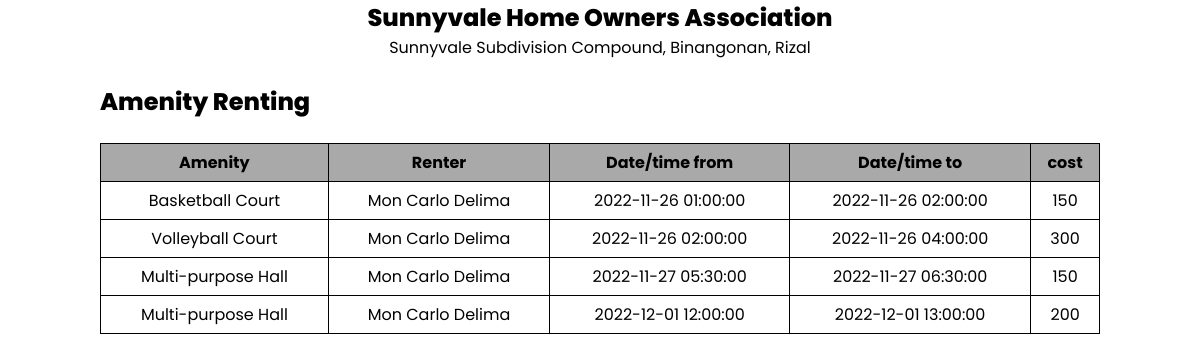
The page /reports/reportAmenities.php on the database as committed earlier.
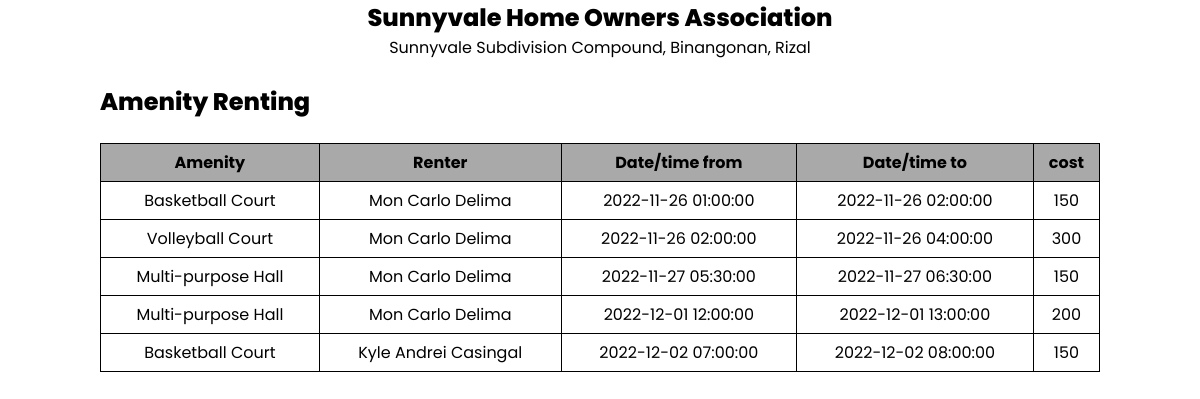
The same page on the database as committed later.
### tables this page shows
CREATE TABLE IF NOT EXISTS `facility_renting` (
  `transaction_id` int NOT NULL AUTO_INCREMENT,
  `amenity_name` varchar(255) NOT NULL,
  `renter_name` varchar(255) NOT NULL,
  `date_from` datetime NOT NULL,
  `date_to` datetime NOT NULL,
  `cost` int NOT NULL,
  `payment_proof` varchar(255) NOT NULL,
  PRIMARY KEY (`transaction_id`)
);

### reports/reportAmenities.php (the view, shortened to what this page needs)
<?php
    $con = new mysqli('localhost', 'root', '', 'sunnyvale') or die(mysqli_error($con));
    $result = $con->query("SELECT * FROM facility_renting");
?>
<!DOCTYPE html>
<html lang="en">
<head>
</head>
<body onload="print();" onafterprint="close();">
    <div class="reportPage">
    <div class="head">
        <label class="reportHeader">Sunnyvale Home Owners Association</label>
        <label class="reportSubtext">Sunnyvale Subdivision Compound, Binangonan, Rizal</label>
    </div>
    <div class="reportContainer">
        <label class="tblTitle">Amenity Renting</label>
        <table class="tblReportData">
            <thead>
                <th>Amenity</th>
                <th>Renter</th>
                <th>Date/time from</th>
                <th>Date/time to</th>
                <th>cost</th>
            </thead>
            <?php while ($row = $result->fetch_assoc()) : ?>
            <tr>
                <td><?php echo $row['amenity_name']; ?></td>
                <td><?php echo $row['renter_name']; ?></td>
                <td><?php echo $row['date_from']; ?></td>
                <td><?php echo $row['date_to']; ?></td>
                <td><?php echo $row['cost']; ?></td>
            </tr>
            <?php endwhile; ?>
        </table>
    </div>
    </div>
</body>
</html>

### reports/reportAmenities.php (style rules this page uses)
body { font-family: 'Poppins', sans-serif; margin: 0; display: flex; justify-content: center; }
.reportPage { width: 1000px; }
.head { padding-bottom: 2vw; display: flex; flex-direction: column; align-items: center; }
.reportHeader { font-weight: 800; font-size: 1.5em; }
.reportSubtext { font-size: 1em; }
.reportContainer { height: 800px; }
.tblTitle { font-size: 1.5em; font-weight: 800; }
.tblReportData { margin-top: 2vw; width: 100%; border-collapse: collapse; }
.tblReportData thead { background-color: darkgray; padding: 0; margin: 0; }
.tblReportData th, .tblReportData td { border: 1px solid black; padding: 0.5vw; text-align: center; }

Rows that differ between the two databases and show on the page:
added facility_renting: amenity_name "Basketball Court", renter_name "Kyle Andrei Casingal", date_from "2022-12-02 07:00:00", date_to "2022-12-02 08:00:00", cost "150"
